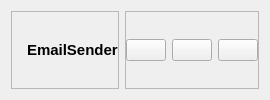
        <widget class="QWidget" name="headerContainer" native="true">
         <property name="toolTip">
          <string>Profile</string>
         </property>
         <layout class="QHBoxLayout" name="horizontalLayout_5">
          <item alignment="Qt::AlignLeft">
           <widget class="QFrame" name="frame_5">
            <property name="font">
             <font>
              <pointsize>12</pointsize>
             </font>
            </property>
            <property name="frameShape">
             <enum>QFrame::StyledPanel</enum>
            </property>
            <property name="frameShadow">
             <enum>QFrame::Raised</enum>
            </property>
            <layout class="QHBoxLayout" name="horizontalLayout_7">
             <property name="leftMargin">
              <number>0</number>
             </property>
             <property name="topMargin">
              <number>0</number>
             </property>
             <property name="rightMargin">
              <number>0</number>
             </property>
             <property name="bottomMargin">
              <number>0</number>
             </property>
             <item>
              <widget class="QLabel" name="label_5">
               <property name="maximumSize">
                <size>
                 <width>30</width>
                 <height>25</height>
                </size>
               </property>
               <property name="text">
                <string/>
               </property>
               <property name="pixmap">
                <pixmap resource="../resources.qrc">:/icons/mail.svg</pixmap>
               </property>
               <property name="scaledContents">
                <bool>true</bool>
               </property>
              </widget>
             </item>
             <item>
              <widget class="QLabel" name="label_6">
               <property name="font">
                <font>
                 <pointsize>11</pointsize>
                 <weight>75</weight>
                 <bold>true</bold>
                </font>
               </property>
               <property name="text">
                <string>EmailSender</string>
               </property>
              </widget>
             </item>
            </layout>
           </widget>
          </item>
          <item alignment="Qt::AlignRight">
           <widget class="QFrame" name="frame_7">
            <property name="frameShape">
             <enum>QFrame::StyledPanel</enum>
            </property>
            <property name="frameShadow">
             <enum>QFrame::Raised</enum>
            </property>
            <layout class="QHBoxLayout" name="horizontalLayout_4">
             <property name="leftMargin">
              <number>0</number>
             </property>
             <property name="topMargin">
              <number>0</number>
             </property>
             <property name="rightMargin">
              <number>0</number>
             </property>
             <property name="bottomMargin">
              <number>0</number>
             </property>
             <item>
              <widget class="QPushButton" name="minimizeBtn">
               <property name="toolTip">
                <string>Minimize Window</string>
               </property>
               <property name="text">
                <string/>
               </property>
               <property name="icon">
                <iconset resource="../resources.qrc">
                 <normaloff>:/icons/minus.svg</normaloff>:/icons/minus.svg</iconset>
               </property>
              </widget>
             </item>
             <item>
              <widget class="QPushButton" name="restoreBtn">
               <property name="toolTip">
                <string>Restore Window</string>
               </property>
               <property name="text">
                <string/>
               </property>
               <property name="icon">
                <iconset resource="../resources.qrc">
                 <normaloff>:/icons/square.svg</normaloff>:/icons/square.svg</iconset>
               </property>
              </widget>
             </item>
             <item>
              <widget class="QPushButton" name="closeBtn">
               <property name="toolTip">
                <string>Close Window</string>
               </property>
               <property name="text">
                <string/>
               </property>
               <property name="icon">
                <iconset resource="../resources.qrc">
                 <normaloff>:/icons/x.svg</normaloff>:/icons/x.svg</iconset>
               </property>
              </widget>
             </item>
            </layout>
           </widget>
          </item>
         </layout>
        </widget>
